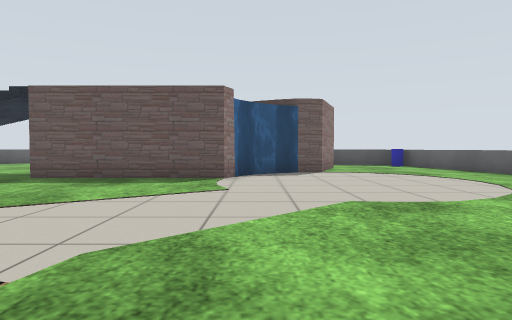
View 1 (above)

17 first-person views from a walk through a Gazebo world. The camera is 0.71 m above the floor, tilts 2° down and sees 75° across. The floor is counted in squares, 1 m on a side. Each view is taken from the middle of a square. On the plan, view 1 faces up. The plan holds only what a view shows up to about 10 squares ahead; the rest is blank. The place goes on beyond the plan. Some surface patterns are stand-ins.

View 2
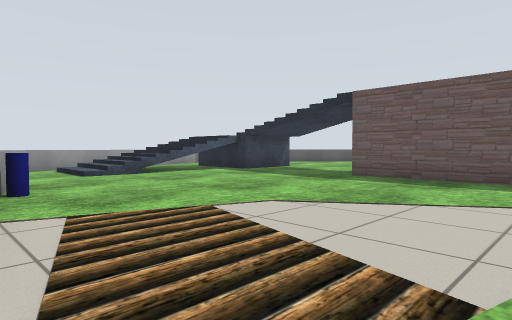

View 3
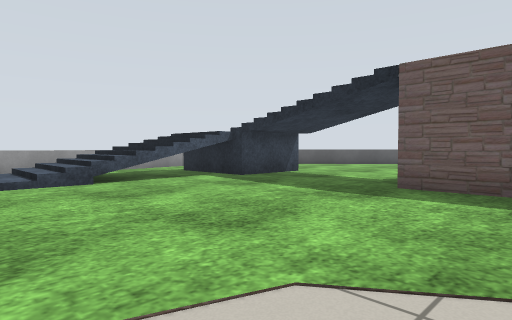

View 4
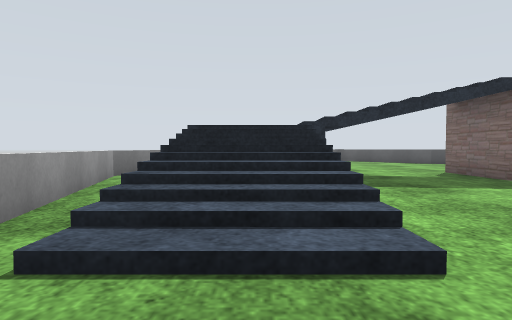

View 5
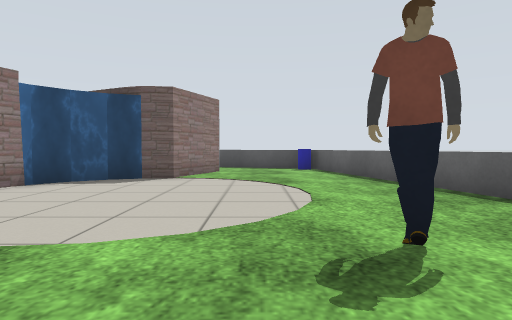

View 6
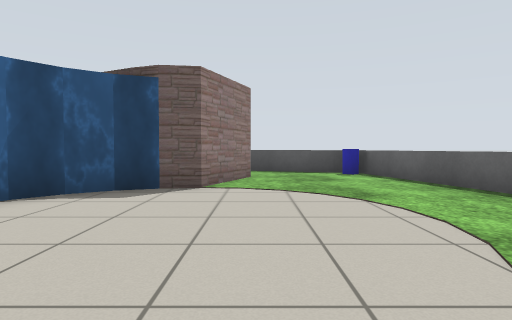

View 7
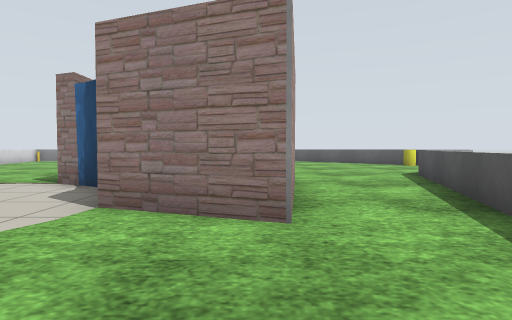

View 8
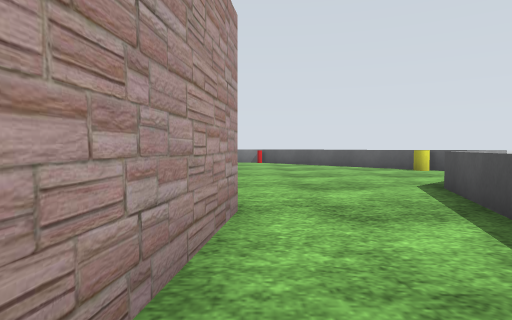

View 9
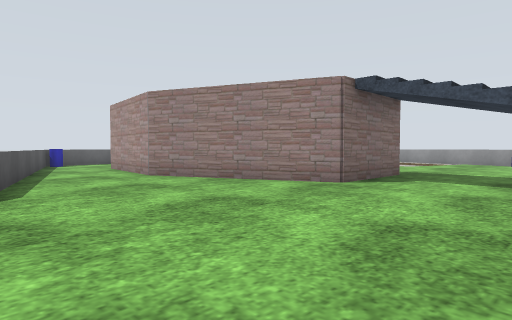

View 10
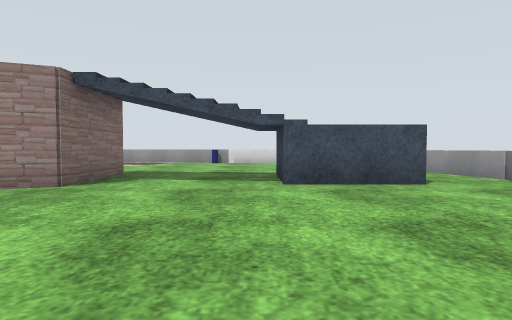

View 11
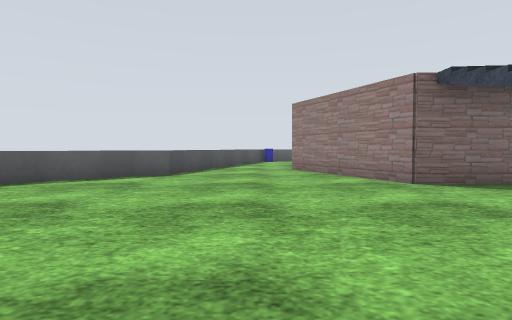

View 12
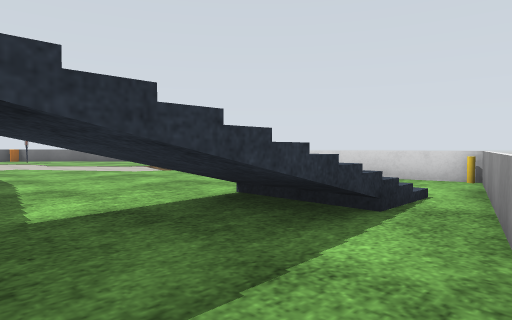

View 13
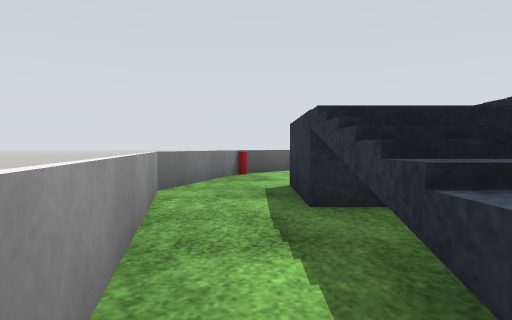

View 14
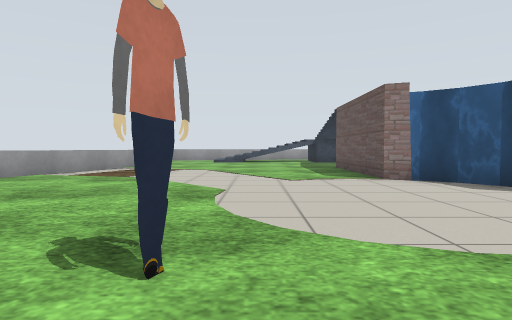

View 15
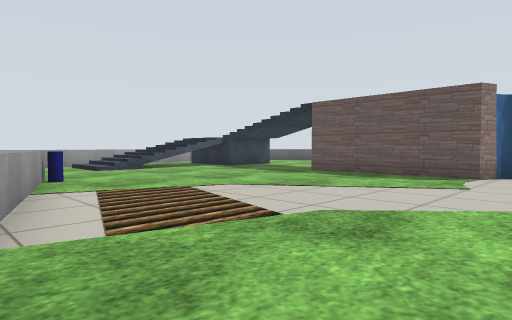

View 16
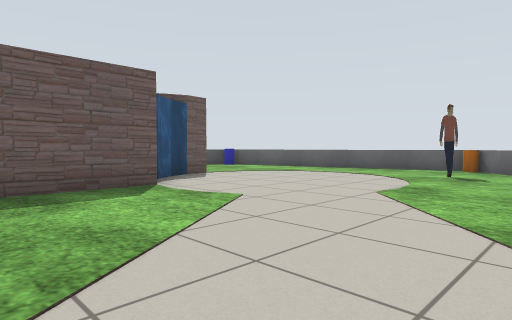

View 17
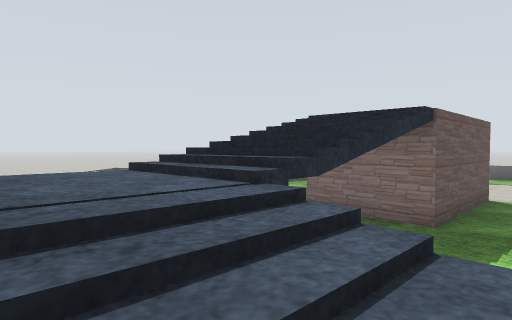

### Floor plan
Key: @ floor where view 1 was taken; # wall or solid block; . main floor; : floor 1.15 m higher than the main floor; + floor 1.2 m higher than the main floor; * floor 1.3 m higher than the main floor; % floor 1.9 m higher than the main floor; / step, stairs or slope; = window, fence, low wall or low ledge; v drop or lower ground.
Columns run from 15 left of view 1 to 8 right of it. Each row starts with its distance up from view 1.
 20         ==
 19          .=
 18         ...=
 17      =......=
 16      ........==#
 15     ............===
 14   =................===
 13  =...................=
 12  =..........######....=
 11  =........###  ###....=
 10 =..++*//%.#    ###....=
  9 =..++*//%.#   ##......=
  8  ..::#vv#.#####.......=
  7  =.//v.................#
  6  =.//v.................
  5  =.//v.................=
  4  #.//=..............#..=
  3   =///................=
  2   =.................
  1   =..  ==.........
  0   ====   ===...@.
 -1             ===..

Positions as (right, up) in squares from view 1, and headings:
1: (0, 0), facing up
2: (-1, 0), facing up-left
3: (-3, 2), facing up-left
4: (-11, 1), facing up
5: (4, 2), facing up
6: (3, 4), facing up
7: (6, 12), facing left
8: (3, 13), facing left
9: (-9, 17), facing down-right
10: (-9, 17), facing down
11: (-12, 14), facing right
12: (-14, 8), facing down-right
13: (-13, 4), facing up
14: (7, 5), facing left
15: (1, -1), facing up-left
16: (-4, 2), facing up-right
17: (-12, 6), facing up-right
